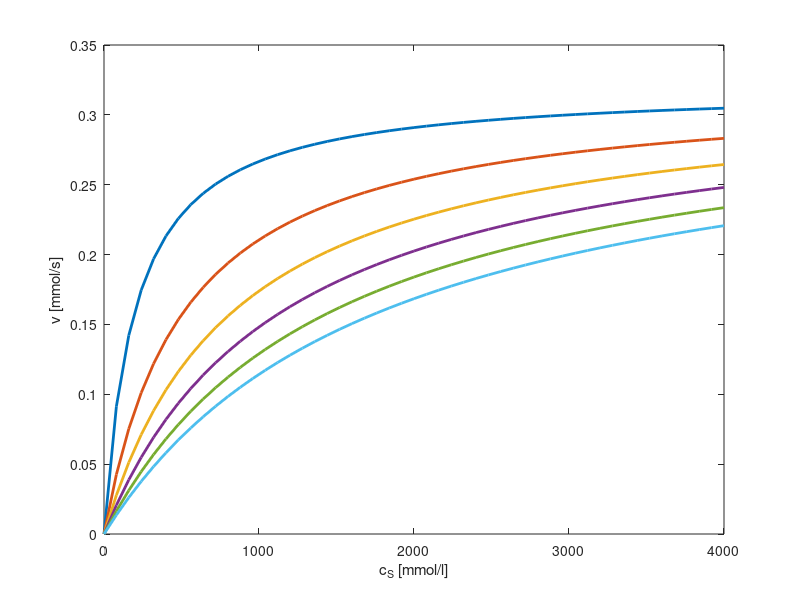

This chart was generated by the following MATLAB code: (Note: this script raises an error after producing the figure.)
% visualisation of enzyme kinetics for (competitive) inhibition

close all

% 0. Daten v(cP,cI) auf regulärem Gitter erzeugen
v_max=0.32;
KM= 200;
KI=500;

cS=linspace(0,4000,51);
cI=linspace(0,4000,51);
[cSgrid, cIgrid]=meshgrid(cS,cI);

v = v_max * cSgrid ./ (KM*(1+cIgrid/KI)+cSgrid);

% 1a. Graphenschar mit Parameter cI
N_par = 10; % jeden N. Wert des Parameters verwenden
figure('Name', 'Graphenschar mit Parameter c_I')
plot(cS, v(1:N_par:end,:), 'LineWidth', 2)


xlabel('c_S [mmol/l]')
ylabel('v [mmol/s]')
par_labels = compose('%d',cI(1:10:end));
leg = legend(par_labels);
title(leg, 'c_I [mmol/l]')

% 1b. Graphenschar mit Parameter cS
figure('Name', 'Graphenschar mit Parameter c_S')
plot(cI, v(:,1:10:end),'LineWidth', 2)

xlabel('c_I [mmol/l]')
ylabel('v [mmol/s]')
par_labels = compose('%d',cS(1:10:end));
leg = legend(par_labels);
title(leg, 'c_S [mmol/l]')

% 2. Surface Plot
figure('Name', 'Surface plot')
surf(cSgrid, cIgrid, v, 'EdgeColor', 'None')
xlabel('c_S [mmol/l]')
ylabel('c_I [mmol/l]')
zlabel('v [mmol/s]')
cb = colorbar();
title(cb,'v [mmol/s]')
grid off

hold on % add 3D line plots
plot3(cSgrid(:,1:N_par:end), ...
    cIgrid(:,1:N_par:end), ...
    v(:,1:N_par:end), 'k-', 'LineWidth', 2);
plot3(cSgrid(1:N_par:end,:)', ...
    cIgrid(1:N_par:end,:)', ...
    v(1:N_par:end,:)', 'k-', 'LineWidth', 2);
hold off

% 3. Heat map
figure('Name', 'Heat map')
imagesc(cI, cS, v)
set(gca,'YDir','normal'); % required for correct y axis orientation
cb = colorbar();
title(cb,'v [mmol/s]')
xlabel('c_S [mmol/l]')
ylabel('c_I [mmol/l]')

% 4. Colored contour plot
figure('Name', 'Colored contour plot')
levels = linspace(0,v_max,17); % no. of contour lines
contourf(cI, cS, v, levels)
cb = colorbar();
title(cb,'v [mmol/s]')
xlabel('c_S [mmol/l]')
ylabel('c_I [mmol/l]')

% 5. Labeled contour plot
figure('Name', 'Labeled contour plot')
contour(cI, cS, v, levels, 'ShowText','on')
xlabel('c_S [mmol/l]')
ylabel('c_I [mmol/l]')

% 6. Contour plot 3d atop surface plot

figure('Name', '3d contour plot')
contour3(cI, cS, v, levels, 'ShowText','on', 'Linewidth',2)
hold on
surf(cSgrid, cIgrid, v, 'EdgeColor', 'None','FaceAlpha',0.5)
xlabel('c_S [mmol/l]')
ylabel('c_I [mmol/l]')
zlabel('v [mmol/s]')
cb = colorbar();
title(cb,'v [mmol/s]')
grid off


%% Weiteres Beispiel: Gauss-Glocke 2D
weitere_Beispiele(@Gauss)

%% Weiteres Beispiel: Kugelfunktion
weitere_Beispiele(@Kugel)

%% Weiteres Beispiel: Lineare Funktion in 2D
weitere_Beispiele(@LinFun)

%% Hilfsfunktionen
function z=Kugel(x,y)
    z = sqrt(1-(x.^2+y.^2));
    z(x.^2+y.^2>1)=NaN;
end

function z=Gauss(x,y)
    z = exp(-(x.^2+y.^2)/2/.2);
end


function z=LinFun(x,y)
    z = 2*x - 3*y;
end


function weitere_Beispiele(function_handle)
    x = linspace(-1, 1, 1001);
    y = linspace(-1, 1, 1001);
    [xGrid, yGrid] = meshgrid(x,y);

    zGrid = function_handle(xGrid, yGrid);

    % 1. Graphenschar mit Parameter y
    figure('Name', 'Graphenschar mit Parameter y')
    plot(x, zGrid(1:50:end,:)','LineWidth', 2)

    xlabel('x')
    ylabel('z')
    par_labels = compose('%d',y(1:50:end));
    leg = legend(par_labels);
    title(leg, 'y')

    % 2. Surface Plot
    figure('Name', 'Surface plot')
    surf(xGrid, yGrid, zGrid, 'EdgeColor', 'None')
    xlabel('x')
    ylabel('y')
    zlabel('z')
    cb = colorbar();
    title(cb,'z')

    % 3. Colored contour plot
    figure('Name', 'Colored contour plot')
    contourf(xGrid, yGrid, zGrid)
    cb = colorbar();
    xlabel('x')
    ylabel('y')
    
    % 4. Labeled contour plot
    figure('Name', 'Labeled contour plot')
    contour(xGrid, yGrid, zGrid, 'ShowText','on')
    xlabel('x')
    ylabel('y')
end
